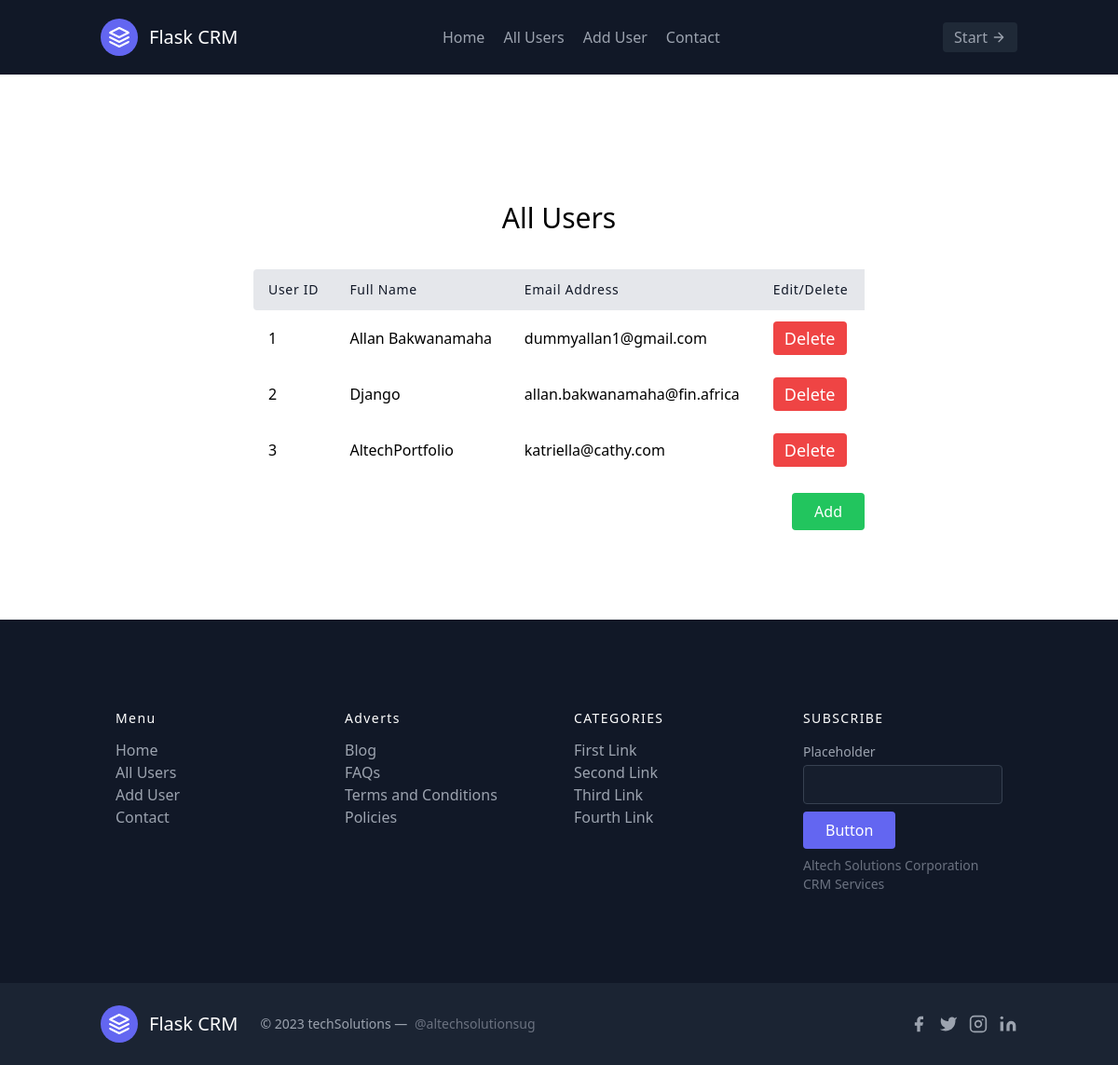
The page /user/ on the database as committed earlier.
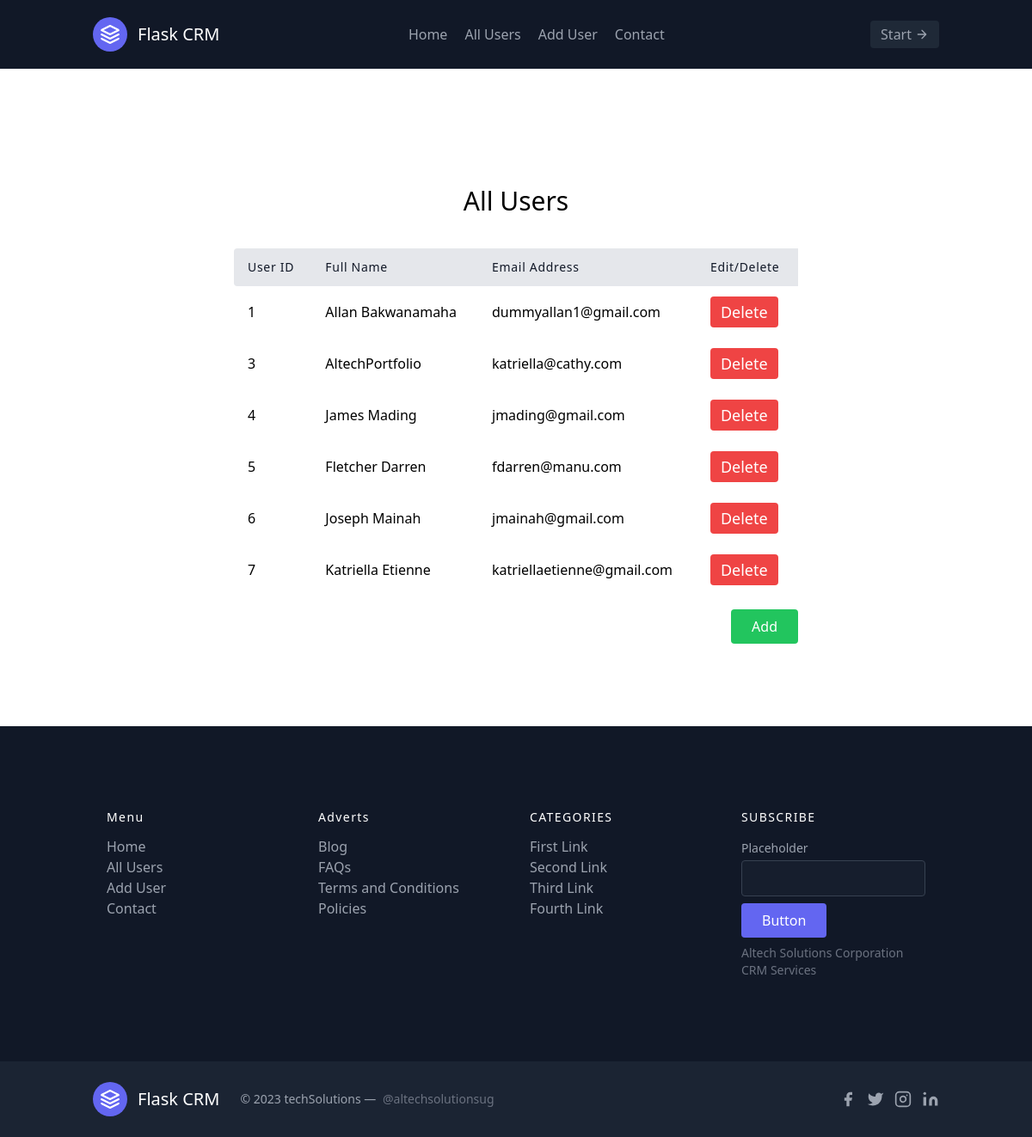
The same page on the database as committed later.
### app/models/user.py (models this page shows)
class User(db.Model):
    id = db.Column(db.Integer, primary_key=True)
    fname = db.Column(db.String, nullable=False)
    email = db.Column(db.String, unique=True, nullable=False)

### app/blueprints/user.py (the view)
@bp.route("/user/")
def all_user():
    users = UserModel.query.all()
    return render_template("user/all_users.html", users=users)

### app/templates/user/all_users.html (shortened to what this page needs)
{% extends 'base.html' %}
{% block content %}
<div class="container mx-auto flex flex-col px-5 py-24 justify-center items-center">
    <h1 class="sm:text-3xl text-2xl font-medium title-font mb-4 text-black p-5"> All Users </h1>
        <div class="lg:w-2/3 w-full mx-auto overflow-auto">
            <table class="table-auto w-full text-left whitespace-no-wrap">
              <thead>
                <tr>
                  <th class="px-4 py-3 title-font tracking-wider font-medium text-gray-900 text-sm bg-gray-200 rounded-tl rounded-bl">User ID</th>
                  <th class="px-4 py-3 title-font tracking-wider font-medium text-gray-900 text-sm bg-gray-200">Full Name</th>
                  <th class="px-4 py-3 title-font tracking-wider font-medium text-gray-900 text-sm bg-gray-200">Email Address</th>
                  <th class="px-4 py-3 title-font tracking-wider font-medium text-gray-900 text-sm bg-gray-200">Edit/Delete</th>
                </tr>
              </thead>
        {% for user in users %}
                      <tbody>
                        <tr>
                          <td class="px-4 py-3">{{user.id}}</td>
                          <td class="px-4 py-3"><a href="/user/{{user.id}}">{{user.fname}}</a> </td>
                          <td class="px-4 py-3">{{user.email}}</td>
                          <td class="px-4 py-3"><form id="{{user.id}}" class="delete-form">
                            <button class="mx-auto text-white bg-red-500 border-0 py-1 px-3 focus:outline-none hover:bg-red-600 rounded text-lg" type="submit">Delete</button>
                        </form></td>
                        </tr>
                    </tbody>
        {% endfor %}
    </table>
</div>
<div class="flex pl-4 mt-4 lg:w-2/3 w-full mx-auto">
    <a href="/user/create" class="flex ml-auto text-white bg-green-500 border-0 py-2 px-6 focus:outline-none hover:bg-green-600 rounded">Add</a>
</div>
</div>
{% endblock content %}

### app/templates/base.html (shortened to what this page needs)
<!DOCTYPE html>
<html lang="en">
<head>
    {% block head %}
    <script src="https://cdn.tailwindcss.com"></script>
    {% endblock head %}
</head>
<body>
    <header class="sticky top-0 text-gray-400 bg-gray-900 body-font mb-5">
        <div class="container mx-auto flex flex-wrap p-5 flex-col md:flex-row items-center">
          <a href="/" class="flex title-font font-medium items-center text-white mb-4 md:mb-0">
            <svg xmlns="http://www.w3.org/2000/svg" fill="none" stroke="currentColor" stroke-linecap="round" stroke-linejoin="round" stroke-width="2" class="w-10 h-10 text-white p-2 bg-indigo-500 rounded-full" viewBox="0 0 24 24">
              <path d="M12 2L2 7l10 5 10-5-10-5zM2 17l10 5 10-5M2 12l10 5 10-5"></path>
            </svg>
            <span class="ml-3 text-xl">Flask CRM </span>
          </a>
          <nav class="md:ml-auto md:mr-auto flex flex-wrap items-center text-base justify-center">
            <a href="/" class="mr-5 hover:text-white">Home</a>
            <a href="/user" class="mr-5 hover:text-white">All Users</a>
            <a href="/user/create" class="mr-5 hover:text-white">Add User</a>
            <a href="/contact" class="mr-5 hover:text-white">Contact</a>
          </nav>
          <button class="inline-flex items-center bg-gray-800 border-0 py-1 px-3 focus:outline-none hover:bg-gray-700 rounded text-base mt-4 md:mt-0">Start
            <svg fill="none" stroke="currentColor" stroke-linecap="round" stroke-linejoin="round" stroke-width="2" class="w-4 h-4 ml-1" viewBox="0 0 24 24">
              <path d="M5 12h14M12 5l7 7-7 7"></path>
            </svg>
          </button>
        </div>
      </header>
            {% block content %}
            {% endblock content %}
      <footer class="text-gray-400 bg-gray-900 body-font">
        <div class="container px-5 py-24 mx-auto">
          <div class="flex flex-wrap md:text-left text-center order-first">
            <div class="lg:w-1/4 md:w-1/2 w-full px-4">
              <h2 class="title-font font-medium text-white tracking-widest text-sm mb-3">Menu</h2>
              <nav class="list-none mb-10">
                <li>
                  <a href="/" class="text-gray-400 hover:text-white">Home</a>
                </li>
                <li>
                  <a href="/user" class="text-gray-400 hover:text-white">All Users</a>
                </li>
                <li>
                  <a href="/user/create" class="text-gray-400 hover:text-white">Add User</a>
                </li>
                <li>
                  <a href="/contact" class="text-gray-400 hover:text-white">Contact</a>
                </li>
              </nav>
            </div>
            <div class="lg:w-1/4 md:w-1/2 w-full px-4">
              <h2 class="title-font font-medium text-white tracking-widest text-sm mb-3">Adverts </h2>
              <nav class="list-none mb-10">
                <li>
                  <a class="text-gray-400 hover:text-white">Blog</a>
                </li>
                <li>
                  <a class="text-gray-400 hover:text-white">FAQs</a>
                </li>
                <li>
                  <a class="text-gray-400 hover:text-white">Terms and Conditions</a>
                </li>
                <li>
                  <a class="text-gray-400 hover:text-white">Policies</a>
                </li>
              </nav>
            </div>
            <div class="lg:w-1/4 md:w-1/2 w-full px-4">
              <h2 class="title-font font-medium text-white tracking-widest text-sm mb-3">CATEGORIES</h2>
              <nav class="list-none mb-10">
                <li>
                  <a class="text-gray-400 hover:text-white">First Link</a>
                </li>
                <li>
                  <a class="text-gray-400 hover:text-white">Second Link</a>
                </li>
                <li>
                  <a class="text-gray-400 hover:text-white">Third Link</a>
                </li>
                <li>
                  <a class="text-gray-400 hover:text-white">Fourth Link</a>
                </li>
              </nav>
            </div>
            <div class="lg:w-1/4 md:w-1/2 w-full px-4">
              <h2 class="title-font font-medium text-white tracking-widest text-sm mb-3">SUBSCRIBE</h2>
              <div class="flex xl:flex-nowrap md:flex-nowrap lg:flex-wrap flex-wrap justify-center items-end md:justify-start">
                <div class="relative w-40 sm:w-auto xl:mr-4 lg:mr-0 sm:mr-4 mr-2">
                  <label for="footer-field" class="leading-7 text-sm text-gray-400">Placeholder</label>
                  <input type="text" id="footer-field" name="footer-field" class="w-full bg-gray-800 rounded border bg-opacity-40 border-gray-700 focus:bg-transparent focus:ring-2 focus:ring-indigo-900 focus:border-indigo-500 text-base outline-none text-gray-100 py-1 px-3 leading-8 transition-colors duration-200 ease-in-out">
                </div>
                <button class="lg:mt-2 xl:mt-0 flex-shrink-0 inline-flex text-white bg-indigo-500 border-0 py-2 px-6 focus:outline-none hover:bg-indigo-600 rounded">Button</button>
              </div>
              <p class="text-gray-500 text-sm mt-2 md:text-left text-center">Altech Solutions Corporation
                <br class="lg:block hidden">CRM Services
              </p>
            </div>
          </div>
        </div>
        <div class="bg-gray-800 bg-opacity-75">
          <div class="container px-5 py-6 mx-auto flex items-center sm:flex-row flex-col">
            <a class="flex title-font font-medium items-center md:justify-start justify-center text-white">
              <svg xmlns="http://www.w3.org/2000/svg" fill="none" stroke="currentColor" stroke-linecap="round" stroke-linejoin="round" stroke-width="2" class="w-10 h-10 text-white p-2 bg-indigo-500 rounded-full" viewBox="0 0 24 24">
                <path d="M12 2L2 7l10 5 10-5-10-5zM2 17l10 5 10-5M2 12l10 5 10-5"></path>
              </svg>
              <span class="ml-3 text-xl">Flask CRM</span>
            </a>
            <p class="text-sm text-gray-400 sm:ml-6 sm:mt-0 mt-4">© 2023 techSolutions  —
              <a href="https://twitter.com/altechsolutionsug" class="text-gray-500 ml-1" target="_blank" rel="noopener noreferrer">@altechsolutionsug</a>
            </p>
            <span class="inline-flex sm:ml-auto sm:mt-0 mt-4 justify-center sm:justify-start">
              <a class="text-gray-400">
                <svg fill="currentColor" stroke-linecap="round" stroke-linejoin="round" stroke-width="2" class="w-5 h-5" viewBox="0 0 24 24">
                  <path d="M18 2h-3a5 5 0 00-5 5v3H7v4h3v8h4v-8h3l1-4h-4V7a1 1 0 011-1h3z"></path>
                </svg>
              </a>
              <a class="ml-3 text-gray-400">
                <svg fill="currentColor" stroke-linecap="round" stroke-linejoin="round" stroke-width="2" class="w-5 h-5" viewBox="0 0 24 24">
                  <path d="M23 3a10.9 10.9 0 01-3.14 1.53 4.48 4.48 0 00-7.86 3v1A10.66 10.66 0 013 4s-4 9 5 13a11.64 11.64 0 01-7 2c9 5 20 0 20-11.5a4.5 4.5 0 00-.08-.83A7.72 7.72 0 0023 3z"></path>
                </svg>
              </a>
              <a class="ml-3 text-gray-400">
                <svg fill="none" stroke="currentColor" stroke-linecap="round" stroke-linejoin="round" stroke-width="2" class="w-5 h-5" viewBox="0 0 24 24">
                  <rect width="20" height="20" x="2" y="2" rx="5" ry="5"></rect>
                  <path d="M16 11.37A4 4 0 1112.63 8 4 4 0 0116 11.37zm1.5-4.87h.01"></path>
                </svg>
              </a>
              <a class="ml-3 text-gray-400">
                <svg fill="currentColor" stroke="currentColor" stroke-linecap="round" stroke-linejoin="round" stroke-width="0" class="w-5 h-5" viewBox="0 0 24 24">
                  <path stroke="none" d="M16 8a6 6 0 016 6v7h-4v-7a2 2 0 00-2-2 2 2 0 00-2 2v7h-4v-7a6 6 0 016-6zM2 9h4v12H2z"></path>
                  <circle cx="4" cy="4" r="2" stroke="none"></circle>
                </svg>
              </a>
            </span>
          </div>
        </div>
      </footer>
</body>
</html>

Rows that differ between the two databases and show on the page:
removed User: id "2", fname "Django", email "allan.bakwanamaha@fin.africa"
added User: id "4", fname "James Mading", email "jmading@gmail.com"
added User: id "5", fname "Fletcher Darren", email "fdarren@manu.com"
added User: id "6", fname "Joseph Mainah", email "jmainah@gmail.com"
added User: id "7", fname "Katriella Etienne", email "katriellaetienne@gmail.com"
